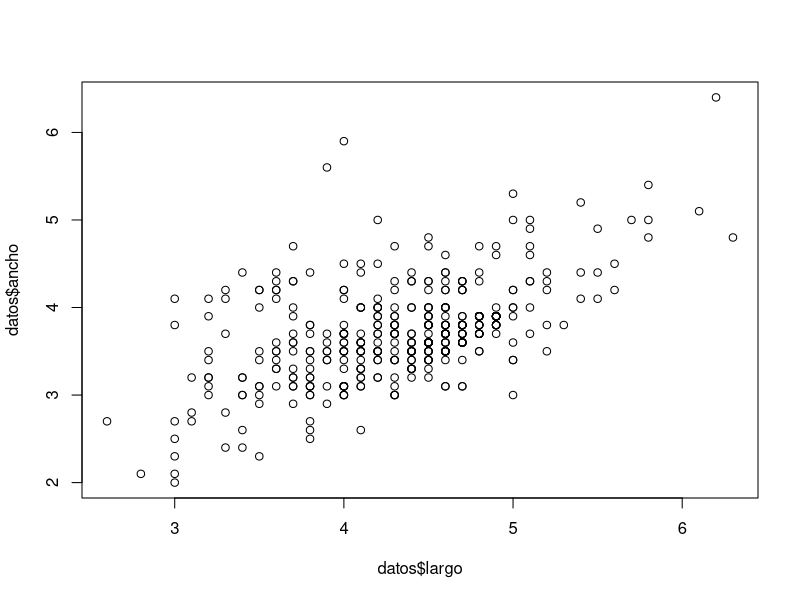
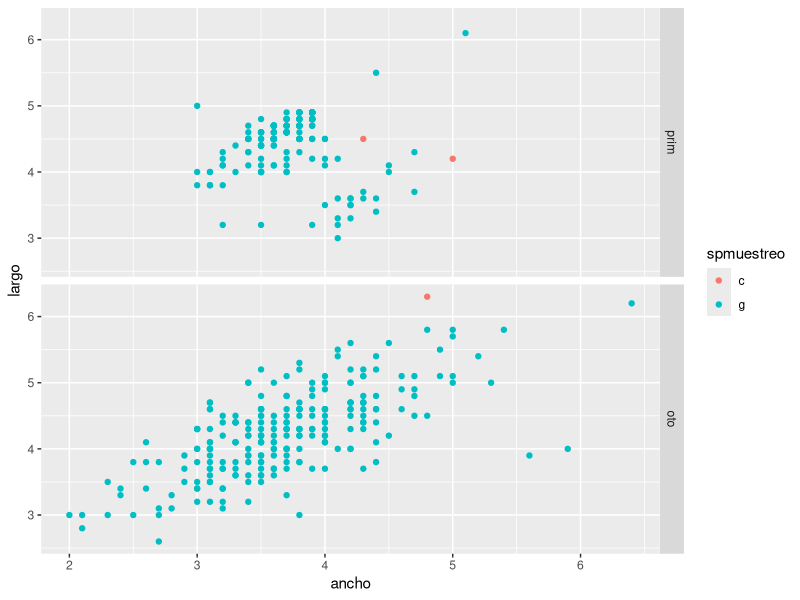

These charts were generated, in order, by the following R code:
library(tidyverse)
library(skimr)
guess_encoding("huellas sp.csv", n_max = 1000)

huellas <- read_csv("huellas sp.csv")

datos <- huellas %>% 
  mutate(mes= factor(mes,unique(mes))) %>% 
  mutate(spmuestreo=factor(spmuestreo, levels = c("c","g"))) %>% 
  mutate(estacion=recode(mes, 
                    `10`="prim",
                    `9`="prim",
                    `4`="oto"))


  
plot(datos$largo, datos$ancho)

ggplot(datos,aes(x= ancho, y = largo , colour = spmuestreo))+
  geom_point()+
  facet_grid(estacion ~ .)
  

levels(huellas$mes)
